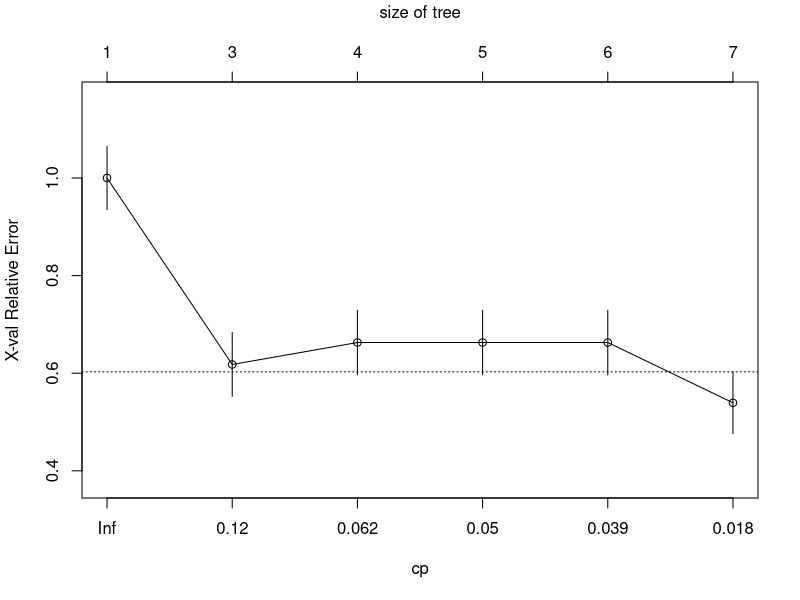
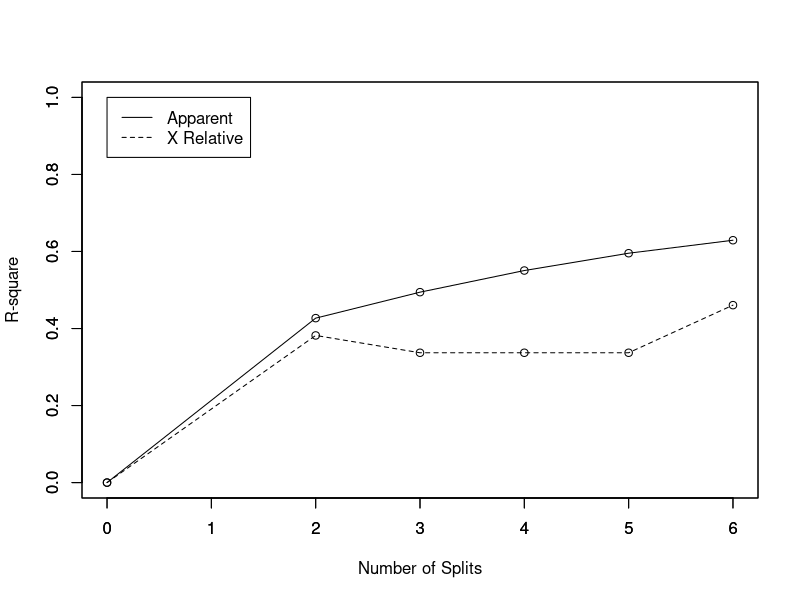
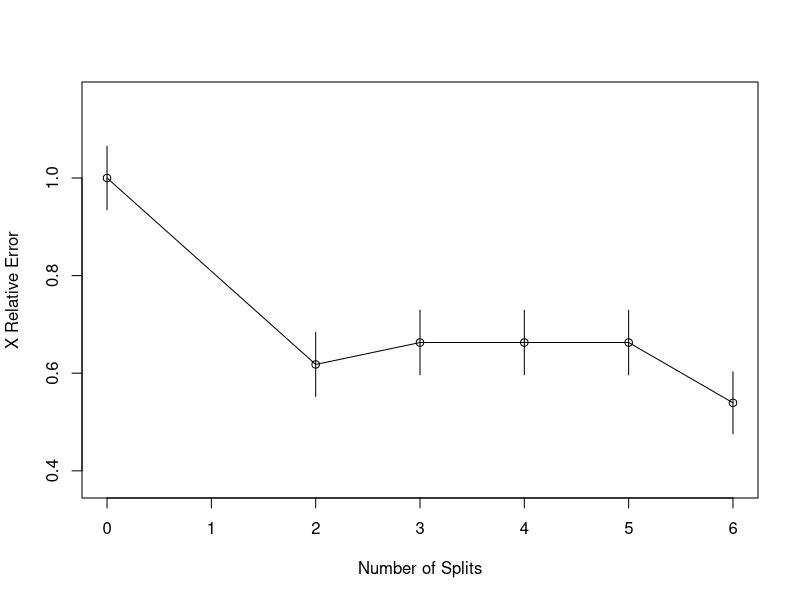
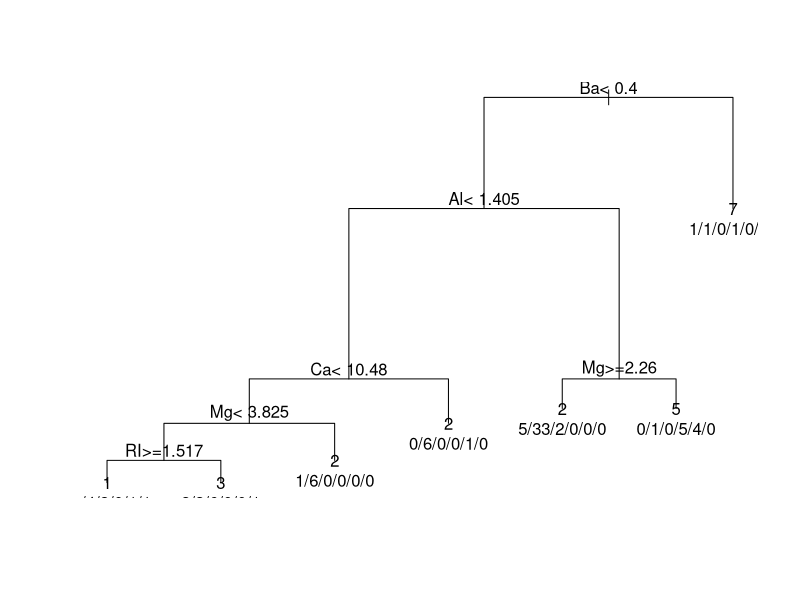
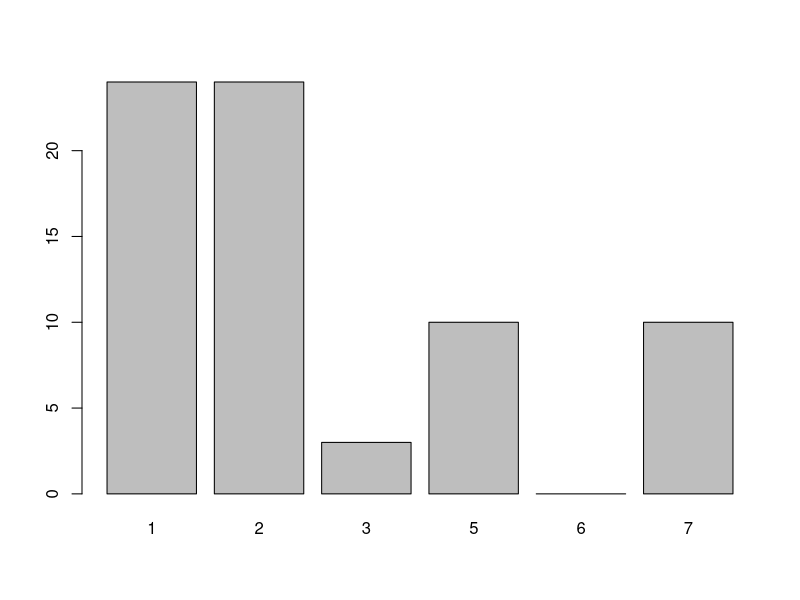

Write the R code that produced these figures, in order.
library(e1071)
library(rpart)
data(Glass, package="mlbench")
index <- 1:nrow(Glass)
testindex <- sample(index, trunc(length(index)/3))
testset <- Glass[testindex,]
trainset <- Glass[-testindex,]
rpart.model <- rpart(Type ~ ., data = trainset)
rpart.pred <- predict(rpart.model, testset[,-10], type = "class")
printcp(rpart.model)
#Results of the cross validations 
plotcp(rpart.model)

rsq.rpart(rpart.model)
print(rpart.model)

plot(rpart.model,compress=TRUE)
text(rpart.model, use.n=TRUE)
plot(rpart.pred)



